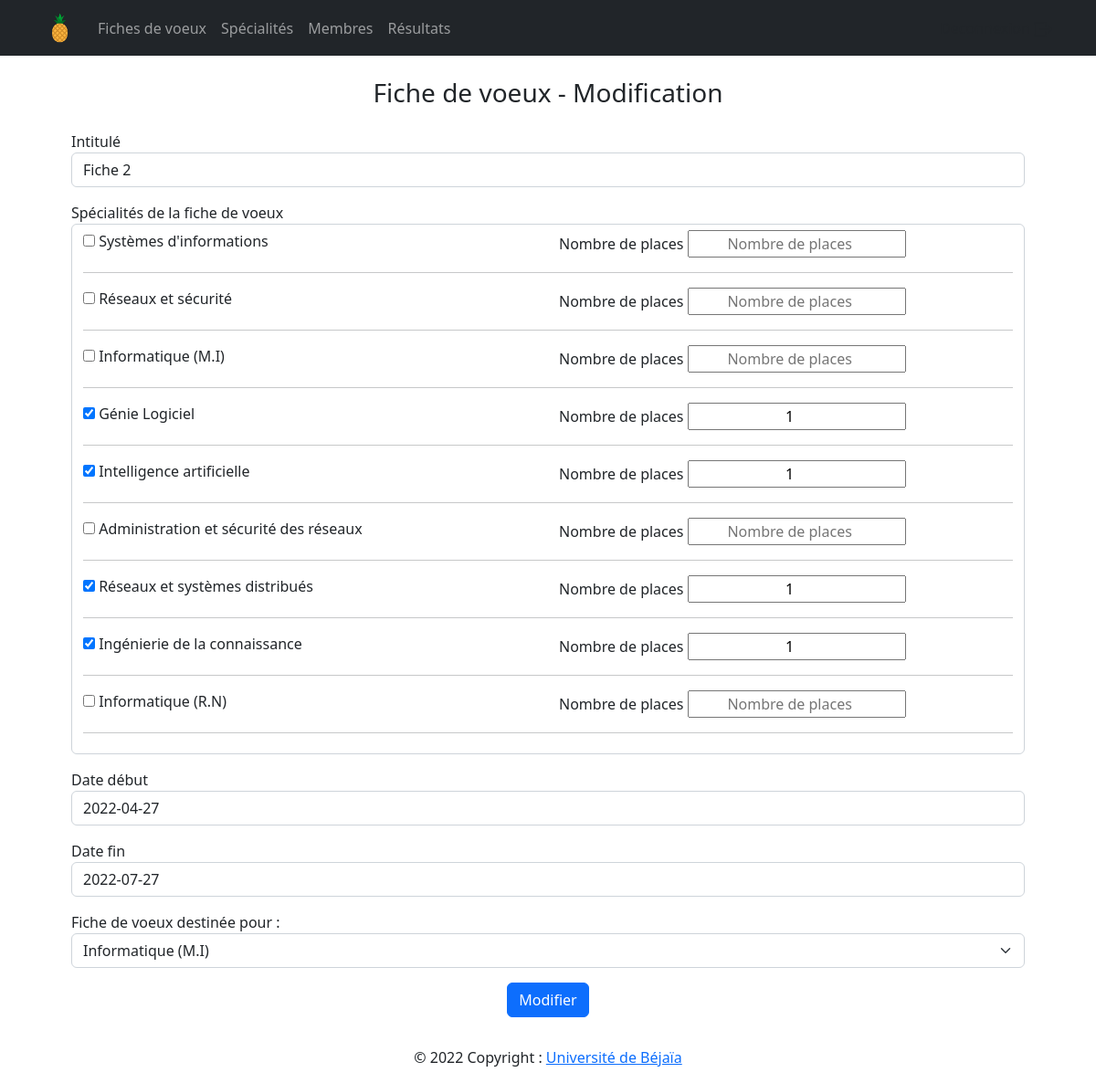
Page /dashboard/fiches/edit.php?id=2 (signed in) on the committed database.
### tables this page shows
CREATE TABLE FicheVoeux (
	idFiche int NOT NULL AUTO_INCREMENT,
	intituleFiche varchar(100) NOT NULL,
	DateDebut date NOT NULL,
	DateFin date NOT NULL,
	acheve boolean default false,
	Destination int NOT NULL,
	
	CONSTRAINT pk_FicheVoeux PRIMARY KEY (idFiche),
	CONSTRAINT fk_FicheVoeux_specialite FOREIGN KEY (Destination) REFERENCES Specialite(idSpecialite) ON DELETE CASCADE ON UPDATE CASCADE
	);

CREATE TABLE Specialite (
	idSpecialite int NOT NULL AUTO_INCREMENT,
	nomSpecialite varchar(100) NOT NULL,
	anneeDebut int,
	programme varchar(255),
	
	CONSTRAINT pk_specialite PRIMARY KEY (idSpecialite),
	CONSTRAINT fk_specialite_Voeux FOREIGN KEY(anneeDebut) REFERENCES AnneeEtud(idAnneeEtud) ON DELETE SET NULL ON UPDATE CASCADE
	);

CREATE TABLE SpecialiteFiche(
	idFiche int,
	idSpecialite int,
	nbrPlaces int,
	
	CONSTRAINT pk_specialiteFiche PRIMARY KEY (idFiche,idSpecialite),
	CONSTRAINT fk_specialiteFiche_Voeux FOREIGN KEY (idFiche) REFERENCES ficheVoeux(idFiche) ON DELETE CASCADE ON UPDATE CASCADE,
	CONSTRAINT fk_specialiteFiche_specialite FOREIGN KEY (idSpecialite) REFERENCES Specialite(idSpecialite) ON DELETE CASCADE ON UPDATE CASCADE
);

### queries/fiches.php (called while the page is built, shortened)
<?php
    include_once __DIR__.'/../queries/utilisateurs.php';
function getFichesById($id) {
    global $bdd;
    try {
        $request = $bdd->prepare("SELECT * FROM FicheVoeux WHERE idFiche=?");
        $request->execute(array($id));
        $result = $request->fetch(PDO::FETCH_OBJ);
        return $result;
    } catch (PDOException $e) {
        echo $e;
    }
}
function existSpecialitesFiche($idFiche,$idSpecia) {
    global $bdd;
    try {
        $request = $bdd->prepare("SELECT * FROM SpecialiteFiche WHERE idFiche=? AND idSpecialite=?");
        $request->execute(array($idFiche,$idSpecia));
        $result = $request->fetch(PDO::FETCH_OBJ);
        return $result;
    } catch (PDOException $e) {
        echo $e;
    }
}
?>

### queries/specialite.php (called while the page is built, shortened)
<?php
    include_once __DIR__.'/../Model/connexionBDD.php';
function getSpecialites() {
    global $bdd;
    try {
        $request = $bdd->prepare("SELECT * FROM specialite");
        $request->execute();
        $result = $request->fetchAll(PDO::FETCH_OBJ);
        return $result;
    } catch (PDOException $e) {
        echo $e;
    }
}
function getNomSpecialite($id){
    global $bdd;
    try {
        $request = $bdd->prepare("SELECT nomSpecialite FROM specialite WHERE idSpecialite=?");
        $request->execute(array($id));
        $result = $request->fetch(PDO::FETCH_OBJ);
        return $result->nomSpecialite;
    } catch (PDOException $e) {
        echo $e;
    }
}
?>

### Controller/fiches.php (the view, shortened to what this page needs)
<?php
include_once '../../queries/fiches.php';
include_once '../../queries/specialite.php';
function remplirSpecialitesFiche($idFiche) {
    $listSpecialite = getSpecialites();
    foreach ($listSpecialite as $elem) {
        $id = $elem->idSpecialite;
        $nomSpecia = htmlentities(getNomSpecialite($id),ENT_QUOTES,"ISO-8859-1");
        $exist = existSpecialitesFiche($idFiche,$id);
        if ($exist) {
            $nbrPlace = $exist->nbrPlaces;
            echo '<li class="row">
                        <div class="col-12 col-md-6">
                        <input type="checkbox" name="spec'.$id.'" id="spec'.$id.'" value="'.$id.'" checked>
                        <label for="spec'.$id.'">'.$nomSpecia.'</label>
                        </div>
                        <div class="col-12 col-md-6">
                        <label class="sousTitreNbrPlaces" for="spec'.$id.'nbr">Nombre de places</label>
                        <input class="text-center" type="number" name="spec'.$id.'nbr" id="spec'.$id.'nbr" placeholder="Nombre de places" value="'.$nbrPlace.'">
                        </div>
                    </li>
                    <hr>';
        } else {
            echo '<li class="row">
            <div class="col-12 col-md-6">
            <input type="checkbox" name="spec'.$id.'" id="spec'.$id.'" value="'.$id.'">
            <label for="spec'.$id.'">'.$nomSpecia.'</label>
            </div>
            <div class="col-12 col-md-6">
            <label class="sousTitreNbrPlaces" for="spec'.$id.'nbr">Nombre de places</label>
            <input class="text-center" type="number" name="spec'.$id.'nbr" id="spec'.$id.'nbr" placeholder="Nombre de places">
            </div>
        </li>
        <hr>';
        }
    }
}
?>

### dashboard/fiches/edit.php (shortened to what this page needs)
<?php
include_once '../../View/header.php';
include_once '../../queries/fiches.php';
include_once '../../Controller/fiches.php';
include_once '../../Controller/specialites.php';
if (isset($_GET['id'])) {
    $id = (int)$_GET['id'];
    $fiche = getFichesById($id);
    $champIntitule = $fiche->intituleFiche;
    $champDateDeb = $fiche->DateDebut;
    $champDateFin = $fiche->DateFin;
}
?>
<div class="container p-3 mt-2 text-center">
    <h3 class="titrePage">Fiche de voeux - Modification</h3>
</div>
<div class="container mx-auto px-5">
    <form method="POST" action="edit.php?id=<?= $id ?>">
        <div class="form-group mb-3">
            <label class="myLabel" for="addIntitule">Intitulé</label>
            <input class="form-control" type="text" name="addIntitule" id="addIntitule" placeholder="Intitule" required value="<?= htmlentities($champIntitule) ?>" )>
        </div>
        <div class="form-group mb-3">
            <label class="myLabel" for="addSpecialites">Spécialités de la fiche de voeux</label>
            <ul class="form-control" style="list-style: none;">
                <?php remplirSpecialitesFiche($id); ?>
            </ul>
        </div>
        <div class="form-group mb-3">
            <label class="myLabel" for="addDateDebut">Date début</label>
            <input class="form-control" type="text" name="addDateDebut" id="addDateDebut" placeholder="Date début" autocomplete="off" required value="<?= htmlentities($champDateDeb) ?>">
        </div>
        <div class="form-group mb-3">
            <label class="myLabel" for="addDateFin">Date fin</label>
            <input class="form-control" type="text" name="addDateFin" id="addDateFin" placeholder="Date fin" autocomplete="off" required value="<?= htmlentities($champDateFin) ?>">
        </div>
        <div class="form-group mb-3">
            <label class="myLabel" for="addDateFin">Fiche de voeux destinée pour :</label>
            <select class="form-select" aria-label="Etat" id="addDestination" name="addDestination" required>
            </select>
        </div>
        <div class="form-group mb-3 text-center">
            <button class="btn btn-primary" type="submit">Modifier</button>
        </div>
    </form>
</div>
<?php
include_once '../../View/footer.php';
?>

### rows in the picture
fichevoeux: addIntitule "Fiche 2", addDateDebut "2022-04-27", addDateFin "2022-07-27"
specialite: nomSpecia "Systèmes d'informations"
specialite: nomSpecia "Réseaux et sécurité"
specialite: nomSpecia "Informatique (M.I)"
specialite: nomSpecia "Génie Logiciel", nbrPlaces "1"
specialite: nomSpecia "Intelligence artificielle", nbrPlaces "1"
specialite: nomSpecia "Administration et sécurité des réseaux"
specialite: nomSpecia "Réseaux et systèmes distribués", nbrPlaces "1"
specialite: nomSpecia "Ingénierie de la connaissance", nbrPlaces "1"
specialite: nomSpecia "Informatique (R.N)"

### other values in the picture
form field addDestination "Informatique (M.I)"
